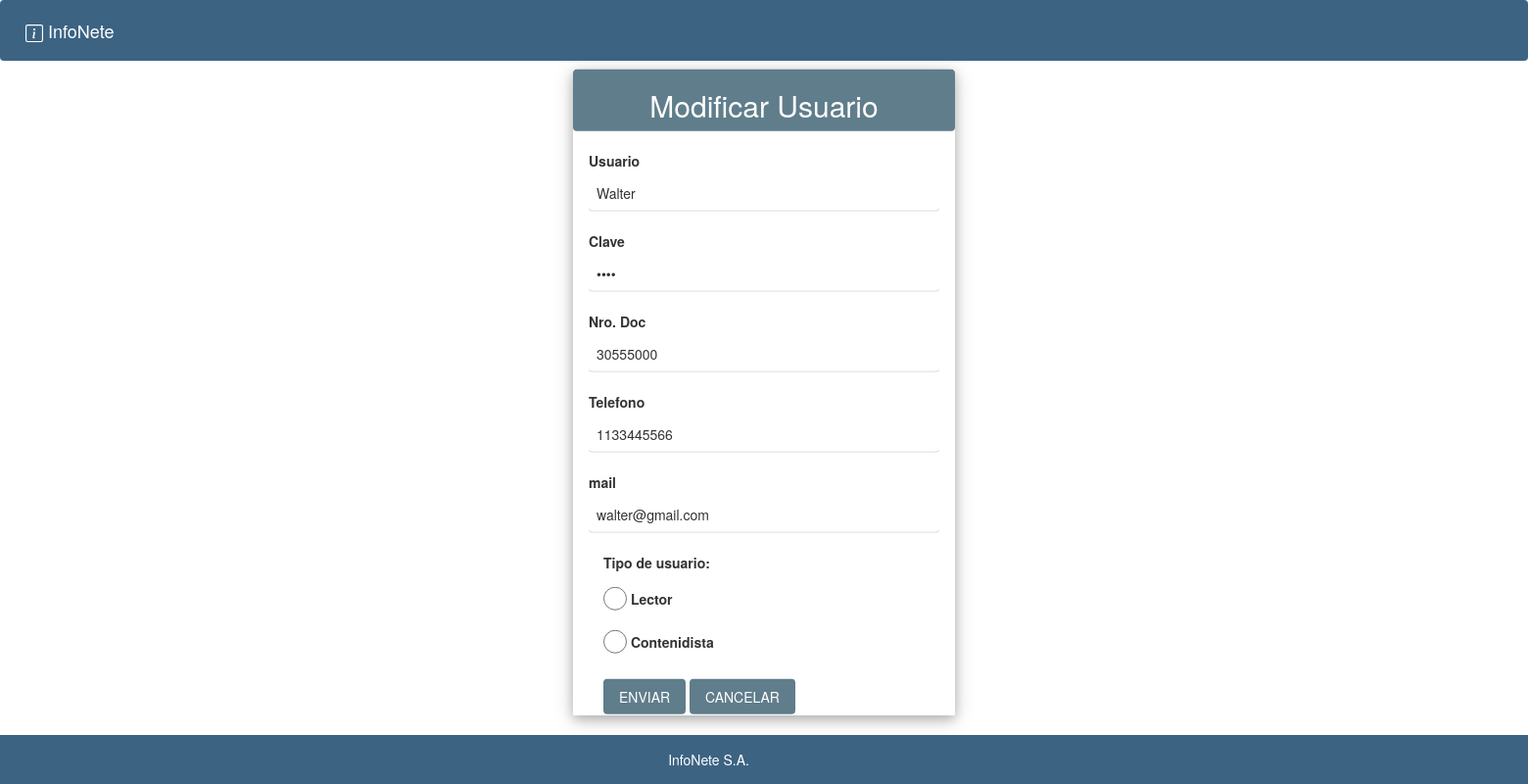
/interno.php?page=buscarUsuarioById&idUsiario=2, run on an earlier commit of the app's database.
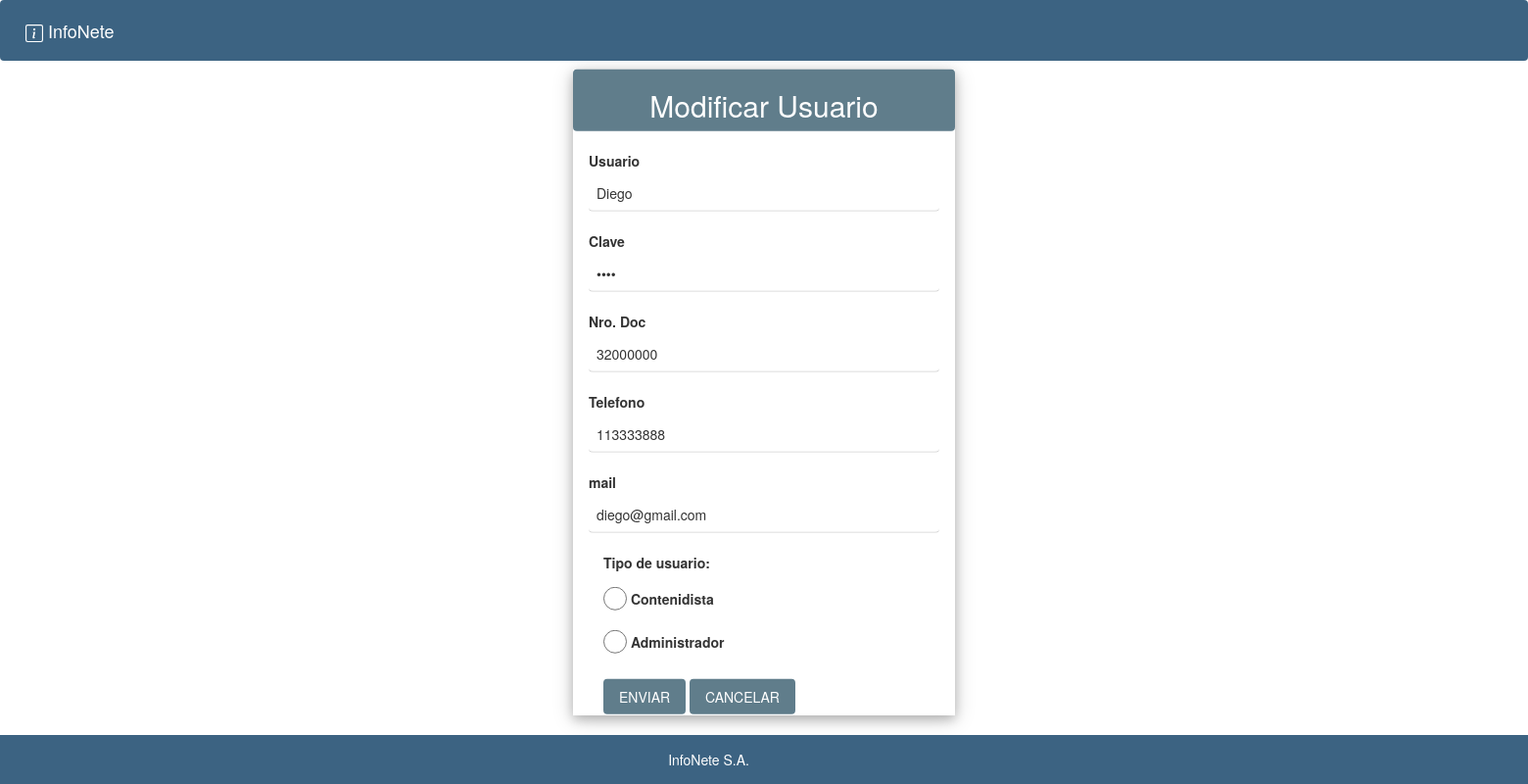
And on a later commit of the database.
### tables this page shows
CREATE TABLE Usuario    				
(
Id_usuario int NOT NULL auto_increment,
Nro_doc int NOT NULL,
Cod_doc int NOT NULL,
Nombre varchar(50),
Mail varchar(64),
Telefono int,
Cod_Localidad int NOT NULL,										
Cod_Usuario int NOT NULL,										 
Pass varchar(50),																						
CONSTRAINT PK_Usuario PRIMARY KEY (Id_usuario),
CONSTRAINT FK_Usuario_Documento FOREIGN KEY (Cod_doc) REFERENCES Tipo_doc (Cod_doc),
CONSTRAINT FK_Usuario_Localidad FOREIGN KEY (Cod_Localidad) REFERENCES Localidad (Cod_Localidad),
CONSTRAINT FK_Usuario_Rol FOREIGN KEY (Cod_Usuario) REFERENCES Rol (Cod_Rol) 
);

### controller/AdministradorController.php (called while the page is built, shortened)
<?php
class AdministradorController
{
    private $modelo;
        public function __construct(){
            $this->modelo = new AdminModel();
        }
    public function executeBuscarUsuarioById($idUsuario){
        $this->modelo->executeBuscarUsuarioById($idUsuario);
        include_once("view/modificarUsuarioView.php");
    }
}

### helper/Database.php (called while the page is built, shortened)
<?php
class Database{
    private $conexion;
    public function __construct(){
        $configuracion = parse_ini_file("config/config.ini");
        $servername = $configuracion["servername"];
        $username = $configuracion["username"];
        $dbname =  $configuracion["dbname"];
        $password =  $configuracion["password"];
        $conn = new mysqli($servername, $username, $password);
        $conn->select_db($dbname);
        $this->conexion = $conn;
    }
    public function executeBuscarUsuarioById($idUsuario){
        $stmt = $this->conexion->prepare("SELECT * FROM Usuario WHERE Id_usuario = ?");
        $stmt->bind_param('i', $idUsuario);
        $stmt->execute();
        $result = $stmt->get_result();
    }
}

### model/AdminModel.php (called while the page is built, shortened)
<?php
include_once("helper/Database.php");
class AdminModel
{
    private $conexion;
    public function __construct(){
        $this->conexion = new Database();
    }
    public function executeBuscarUsuarioById($idUsuario){
        $this->conexion->executeBuscarUsuarioById($idUsuario);
    }
}

### view/modificarUsuarioView.php (the view, shortened to what this page needs)
<?php if(isset($_SESSION["usuariosModif"])) {
    $usuario = $_SESSION["usuariosModif"];
    $pos = explode("-", $usuario);
?>
<div class="w3-card-4 w3-display-middle " style="width:25%;">
    <div class="w3-container w3-blue-grey w3-round">
        <h2 class="w3-center">Modificar Usuario</h2>
    </div>
    <br>
    <form class="w3-container" name="registrar" action="interno.php?page=modifDatosUsuario" method="post" enctype="application/x-www-form-urlencoded">
        <label>Usuario </label><input class="w3-input w3-round" type="text" name="usuario" value="<?php echo $pos[2]?>"> <br/>
        <label>Clave </label><input class="w3-input w3-round" type="password" name="clave" value="<?php echo $pos[4]?>"><br/>
        <label>Nro. Doc </label><input class="w3-input w3-round" type="text" name="nroDoc" value="<?php echo $pos[1]?>"><br/>
        <label>Telefono </label><input class="w3-input w3-round" type="text" name="telefono" value="<?php echo $pos[5]?>"><br/>
        <label>mail </label><input class="w3-input w3-round" type="email" name="mail" value="<?php echo $pos[3]?>"><br/>
        <?php
        if(strcmp($_SESSION["usuarioAlta"],"Admin") == 0){ ?>
        <div class="container">
            <label>Tipo de usuario:
        </div>
        <?php
                if($pos[6]==1){ ?>
            <div class="container w3-margin-bottom">
                <input id="lector" class="w3-radio w3-margin-bottom" type="radio" name="codUsuario" value="3">
                <label>Lector</label>
                <br>
                <input id="conte" class="w3-radio w3-margin-bottom" type="radio" name="codUsuario" value="2">
                <label>Contenidista</label>
            </div>
        <?php }
            if($pos[6]==2){ ?>
        <?php }
            if($pos[6]==3){ ?>
        <div class="container w3-margin-bottom">
            <input id="conte" class="w3-radio w3-margin-bottom" type="radio" name="codUsuario" value="2">
            <label>Contenidista</label>
            <br>
            <input id="admin" class="w3-radio w3-margin-bottom" type="radio" name="codUsuario" value="1">
            <label>Administrador</label>
        </div>
    <?php }  } else { ?>
        <input type="hidden" name="codUsuario" value="<?php echo $pos[6]?>">
    <?php  }?>
        <div class="container">
            <input class="w3-button w3-blue-grey w3-round w3-center" type="submit" name="boton" value="ENVIAR">
            <?php
            if(strcmp($_SESSION["usuarioAlta"],"Admin")==0){ ?>
            <a href="interno.php?page=panelControl" class="w3-button w3-blue-grey w3-round w3-center"  value="cancelar">CANCELAR</a>
            <?php } else{ ?>
            <a href="index.php?page=panelUsuario" class="w3-button w3-blue-grey w3-round w3-center"  value="cancelar">CANCELAR</a>
            <?php } ?>
        </div>
    </form>
</div>
<?php } ?>

What changed in the data, as far as the page shows it:
changed usuario: usuario "Walter" → "Diego"; nroDoc "30555000" → "32000000"; telefono "1133445566" → "113333888"; mail "walter@gmail.com" → "diego@gmail.com"; Cod_Usuario 1 → 3 (drawn)
Also different on the page:
form field codUsuario: (not shown) → "☐"
form field codUsuario: "☐" → (not shown)
text no longer shown: "Lector"
text now shown: "Administrador"
